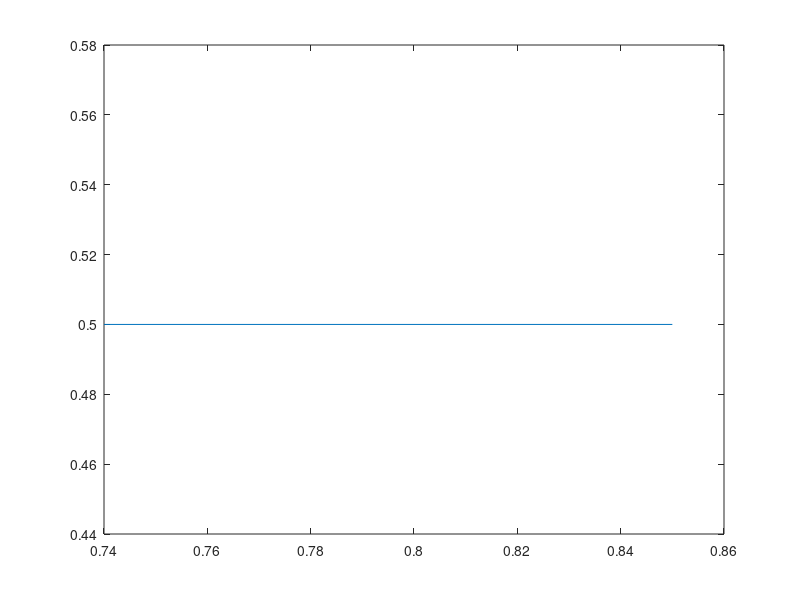

Reproduce this figure in MATLAB.


patch([0.2500,0.2624,0.2735,0.2824,0.2880,0.2900,0.2880,0.2824,0.2735,0.2624,0.2500,0.7000,0.7124,0.7235,0.7324,0.7380,0.7400,0.7380,0.7324,0.7235,0.7124,0.7000],[0.4000,0.4049,0.4191,0.4412,0.4691,0.5000,0.5309,0.5588,0.5809,0.5951,0.6000,0.6000,0.5951,0.5809,0.5588,0.5309,0.5000,0.4691,0.4412,0.4191,0.4049,0.4000],[0.9375,0.9375,0.9375])
patch([0.2500,0.2475,0.2453,0.2435,0.2424,0.2420,0.2424,0.2435,0.2453,0.2475,0.2500,0.2525,0.2547,0.2565,0.2576,0.2580,0.2576,0.2565,0.2547,0.2525,0.2500],[0.4800,0.4810,0.4838,0.4882,0.4938,0.5000,0.5062,0.5118,0.5162,0.5190,0.5200,0.5190,0.5162,0.5118,0.5062,0.5000,0.4938,0.4882,0.4838,0.4810,0.4800],[0.9375,0.9375,0.9375])
plot([0.2500,0.2624,0.2735,0.2824,0.2880,0.2900,0.2880,0.2824,0.2735,0.2624,0.2500,0.7000,0.7124,0.7235,0.7324,0.7380,0.7400,0.7380,0.7324,0.7235,0.7124,0.7000,0.2500],[0.4000,0.4049,0.4191,0.4412,0.4691,0.5000,0.5309,0.5588,0.5809,0.5951,0.6000,0.6000,0.5951,0.5809,0.5588,0.5309,0.5000,0.4691,0.4412,0.4191,0.4049,0.4000,0.4000])
plot([0.2500,0.2475,0.2453,0.2435,0.2424,0.2420,0.2424,0.2435,0.2453,0.2475,0.2500,0.2525,0.2547,0.2565,0.2576,0.2580,0.2576,0.2565,0.2547,0.2525,0.2500],[0.4800,0.4810,0.4838,0.4882,0.4938,0.5000,0.5062,0.5118,0.5162,0.5190,0.5200,0.5190,0.5162,0.5118,0.5062,0.5000,0.4938,0.4882,0.4838,0.4810,0.4800])
plot([0.2500,0.2376,0.2265,0.2176,0.2120,0.2100,0.2120,0.2176,0.2265,0.2376,0.2500],[0.4000,0.4049,0.4191,0.4412,0.4691,0.5000,0.5309,0.5588,0.5809,0.5951,0.6000])
plot([0.1000,0.2500],[0.5000,0.5000])
plot([0.7400,0.8500],[0.5000,0.5000])